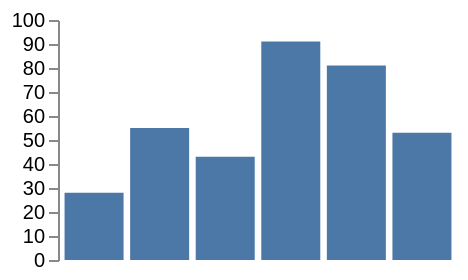

Write the Vega-Lite specification saved for this chart.
### Vega specification from a JSON file in a GitHub repository (floating-point values rounded to 4 significant figures)
{"width": 200, "height": 120, "padding": 5, "data": [{"name": "t", "values": [{"a": "Alpha", "b": 28, "c": "x", "d": 1}, {"a": "Bravo", "b": 55, "c": "y", "d": 2}, {"a": "Charlie", "b": 43, "c": "x", "d": 3}, {"a": "Delta", "b": 91, "c": "z", "d": 4}, {"a": "Echo", "b": 81, "c": "y", "d": 5}, {"a": "Foxtrot", "b": 53, "c": "z", "d": 6}]}], "scales": [{"name": "x", "type": "band", "domain": {"data": "t", "field": "a"}, "range": "width", "padding": 0.1}, {"name": "y", "type": "linear", "domain": {"data": "t", "field": "b"}, "range": "height", "nice": true}, {"name": "color", "type": "ordinal", "domain": {"data": "t", "field": "c"}, "range": {"scheme": "category10"}}, {"name": "ramp", "type": "linear", "domain": {"data": "t", "field": "d"}, "range": {"scheme": "blues"}}, {"name": "size", "type": "linear", "domain": {"data": "t", "field": "b"}, "range": [10, 200]}, {"name": "shape", "type": "ordinal", "domain": {"data": "t", "field": "c"}, "range": "symbol"}, {"name": "quant", "type": "quantize", "domain": [0, 100], "range": {"scheme": "greens", "count": 4}}], "marks": [{"type": "rect", "from": {"data": "t"}, "encode": {"enter": {"x": {"scale": "x", "field": "a"}, "width": {"scale": "x", "band": 1}, "y": {"scale": "y", "field": "b"}, "y2": {"scale": "y", "value": 0}}}}], "axes": [{"orient": "left", "scale": "y"}]}
